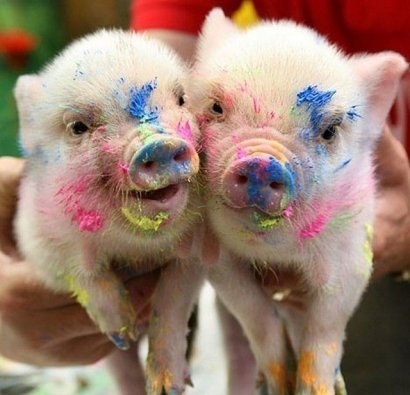
#> input picture LAB3/imgs-P3/1330546519_1-2.jpg, 410 x 395 px; its folder holds only this picture in this run
$ python LAB3-Gaussin.py
#> lines starting #> are read from the running program, lines starting #| are printed output that depends on the picture
import numpy as np
import matplotlib.pyplot as plt
import time
from scipy.signal import convolve2d
from scipy.ndimage import gaussian_filter
import os
from PIL import Image

def gaussianFilter(size, sigma):
    ax = np.linspace(-(size - 1) / 2., (size - 1) / 2., size)
    xx, yy = np.meshgrid(ax, ax)
    kernel = np.exp(-0.5 * (np.square(xx) + np.square(yy)) / np.square(sigma))
    return kernel / np.sum(kernel)

def convolution_spatial_domain(image, mask):
    return convolve2d(image, mask, mode='same')

def convolution_frequency_domain(image, mask):
    fimage = np.fft.fft2(image, s=image.shape)
    fmask = np.fft.fft2(mask, s=image.shape)
    fconvolution = fimage * fmask
    return np.fft.ifft2(fconvolution).real

def measure_time(func, image, mask):
    start_time = time.time()
    func(image, mask)
    return time.time() - start_time

def load_and_resize_images_from_folder(folder, target_size=(512, 512)):
#> called with folder = './imgs-P3/', target_size = (512, 512)
    images = []
    for filename in os.listdir(folder):
        if filename.lower().endswith(('.jpg', '.png', '.jpeg')):
            img_path = os.path.join(folder, filename)
            with Image.open(img_path) as img:
#> img is the input picture: PIL image 410x395 RGB; mean R, G, B 153.3, 126.3, 111.5
                img_resized = img.resize(target_size)
                images.append(np.array(img_resized.convert('L')))
    return images


folder_path = './imgs-P3/'

# Загрузка и изменение размера изображений из папки Loading and resizing images from a folder
loaded_images = load_and_resize_images_from_folder(folder_path)
#> loaded_images = 1 item

mask_sizes = [3, 5, 7, 10, 12, 14, 16, 32]  # Размеры масок для тестирования Mask sizes for testing
times_spatial = {mask_size: [] for mask_size in mask_sizes}
times_frequency = {mask_size: [] for mask_size in mask_sizes}

for image in loaded_images:
    for mask_size in mask_sizes:
        mask = gaussianFilter(mask_size, 1)  # Гауссовский фильтр Gaussian filter

        # Измерение времени Measuring time
        time_spatial = measure_time(convolution_spatial_domain, image, mask)
        time_frequency = measure_time(convolution_frequency_domain, image, mask)

        times_spatial[mask_size].append(time_spatial)
        times_frequency[mask_size].append(time_frequency)
#> this loop made 1 pass

# Вычисление среднего времени выполнения для каждого размера маски Calculating the average execution time for each mask size
avg_times_spatial = [np.mean(times_spatial[mask_size]) for mask_size in mask_sizes]
#> avg_times_spatial = [0.0101, 0.0171, 0.0288, 0.0488, 0.0713, 0.0974, 0.127, 0.452]
avg_times_frequency = [np.mean(times_frequency[mask_size]) for mask_size in mask_sizes]
#> avg_times_frequency = [0.0222, 0.0173, 0.0172, 0.0173, 0.0175, 0.0193, 0.018, 0.0192]

# Построение графиков Graphing
plt.figure(figsize=(20, 12))
plt.plot(mask_sizes, avg_times_spatial, marker='o', label='Spatial Domain')
plt.plot(mask_sizes, avg_times_frequency, marker='x', label='Frequency Domain')
plt.xlabel('Mask Size')
plt.ylabel('Average Time (seconds)')
plt.title('Average Convolution Times for Different Mask Sizes')
plt.legend()
plt.show()
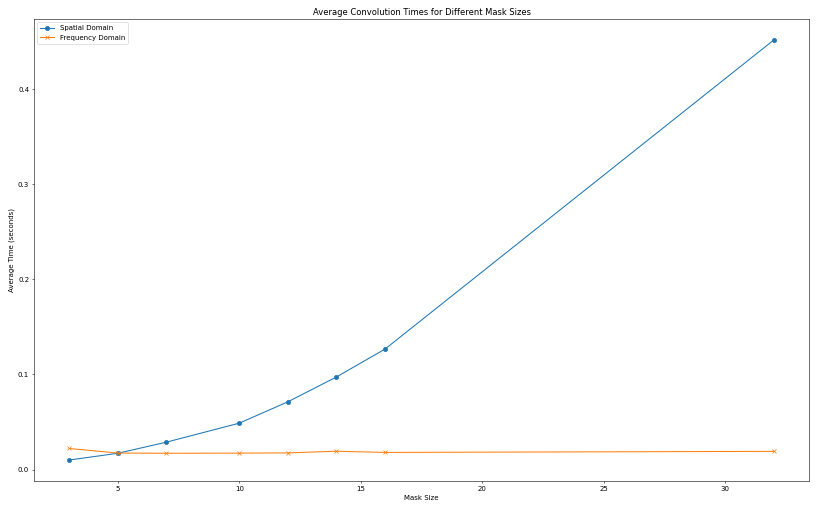
#> figure drawn by matplotlib, 1 panel

$ run again, on LAB3/imgs-P3/einstein.jpg
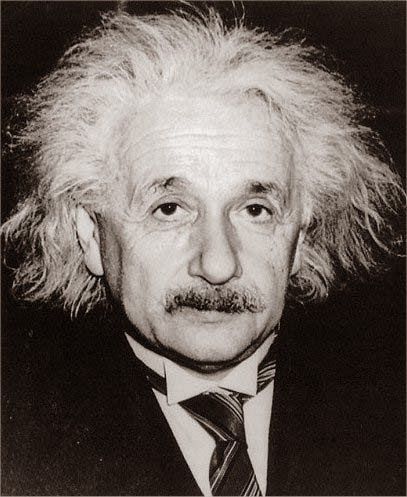
#> input picture LAB3/imgs-P3/einstein.jpg, 407 x 497 px
#> in load_and_resize_images_from_folder, img is the input picture: PIL image 407x497 RGB; mean R, G, B 102.8, 93.9, 88.5
#> in load_and_resize_images_from_folder, `img_resized = img.resize(target_size)`:
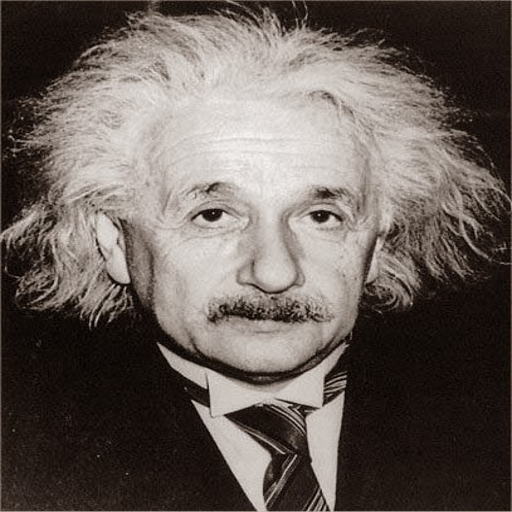
#> img_resized: PIL image 512x512 RGB; mean R, G, B 102.8, 93.9, 88.5
#> loaded_images = 1 item
#> the loop `for image in loaded_images:` made 1 pass
#> avg_times_spatial = [0.0101, 0.0174, 0.0292, 0.0507, 0.0749, 0.0971, 0.126, 0.449]
#> avg_times_frequency = [0.0226, 0.0177, 0.0178, 0.0182, 0.0181, 0.0185, 0.0198, 0.0182]
#> `plt.show()`:
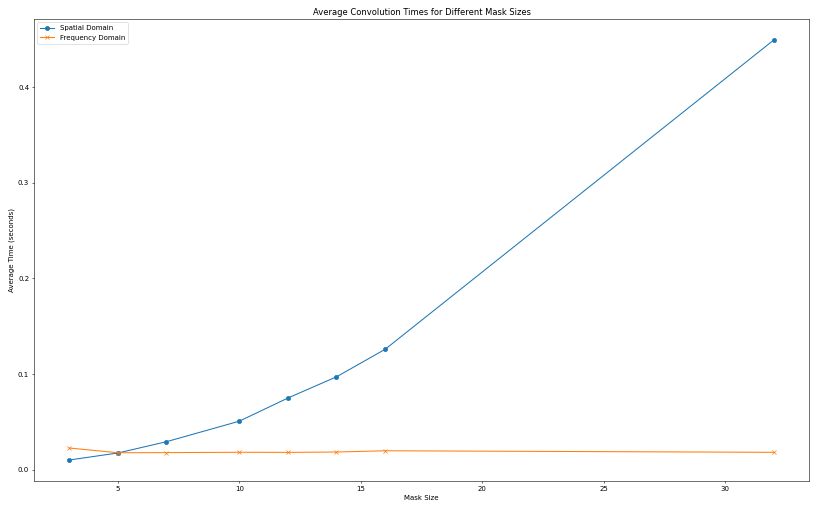
#> figure drawn by matplotlib, 1 panel

$ run again, on LAB3/imgs-P3/1331031843_fun-1.jpg
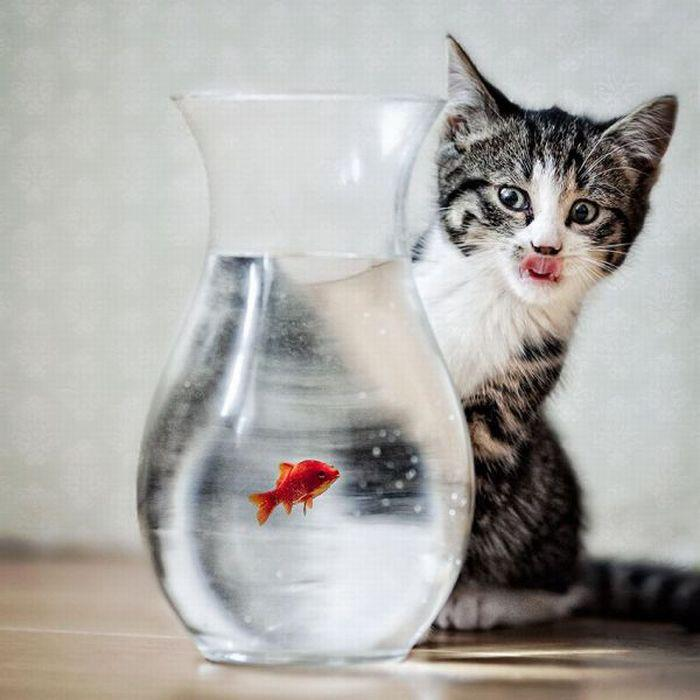
#> input picture LAB3/imgs-P3/1331031843_fun-1.jpg, 700 x 700 px
#> in load_and_resize_images_from_folder, img is the input picture: PIL image 700x700 RGB; mean R, G, B 172.7, 171, 167.6
#> loaded_images = 1 item
#> the loop `for image in loaded_images:` made 1 pass
#> avg_times_spatial = [0.00869, 0.0175, 0.0295, 0.0535, 0.0714, 0.1, 0.123, 0.44]
#> avg_times_frequency = [0.0206, 0.018, 0.0195, 0.0185, 0.018, 0.0179, 0.0176, 0.0179]
#> `plt.show()`:
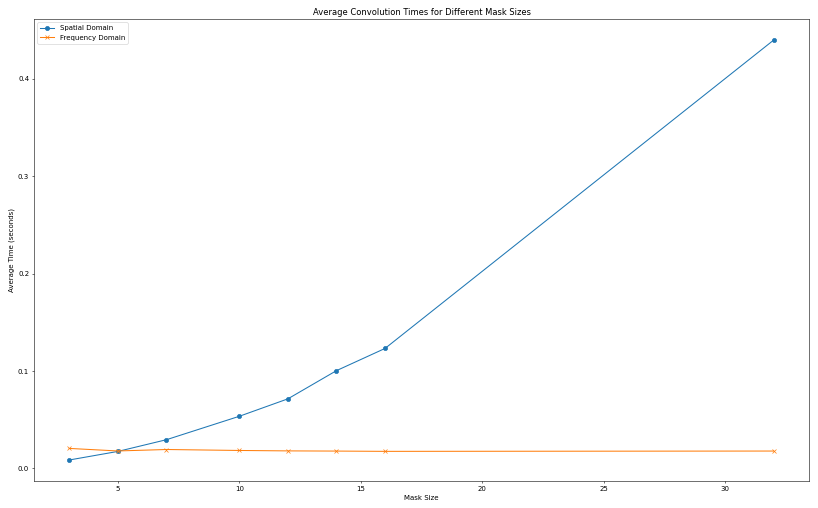
#> figure drawn by matplotlib, 1 panel
